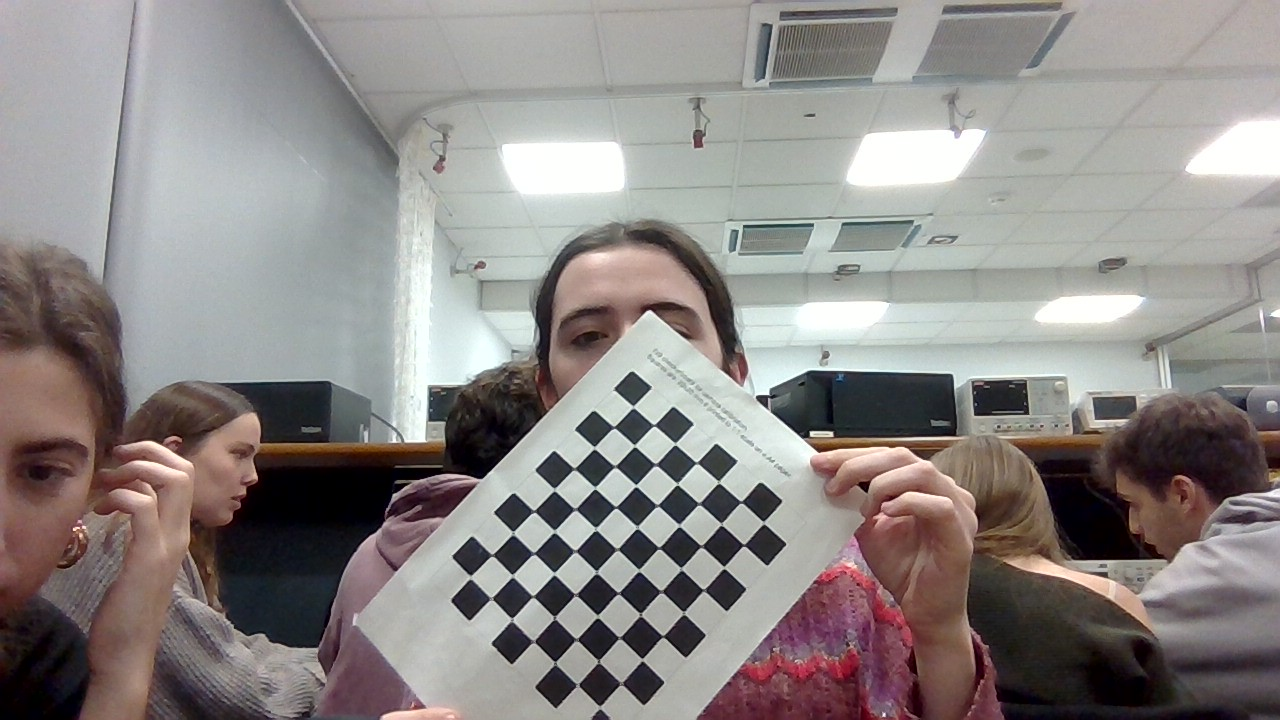
#> input picture data/calibracion1.jpg, 1280 x 720 px; its folder holds 4 pictures in this run
$ python calibracion.py
#> lines starting #> are read from the running program, lines starting #| are printed output that depends on the picture
import cv2

import numpy as np

import glob

import os

CHECKERBOARD = (7, 9)

square_size = 20

def calibrar_camara():

    # Ruta absoluta de este archivo

    BASE_DIR = os.path.dirname(os.path.abspath(__file__))

    # Ruta real a la carpeta ../data

    DATA_DIR = os.path.normpath(os.path.join(BASE_DIR, "../data"))

    print("Usando carpeta de imágenes:", DATA_DIR)

    # Comprobación

    if not os.path.exists(DATA_DIR):

        print("❌ ERROR: La carpeta data NO existe:", DATA_DIR)

        return

    # Cargar las rutas de las imágenes

    imgs_path = sorted([

        os.path.join(DATA_DIR, item)

        for item in os.listdir(DATA_DIR)

        if item.endswith(".jpg")

    ])

    print(f"Encontradas {len(imgs_path)} imágenes para calibrar.")

    if len(imgs_path) == 0:

        print("❌ No hay imágenes en la carpeta.")

        return

    objp = np.zeros((CHECKERBOARD[0] * CHECKERBOARD[1], 3), np.float32)

    objp[:, :2] = np.mgrid[0:CHECKERBOARD[0], 0:CHECKERBOARD[1]].T.reshape(-1, 2)

    objp = objp * square_size

    objpoints = []

    imgpoints = []

    gray = None

    for fname in imgs_path:

        img = cv2.imread(fname)
#> img is the input picture: shape (720, 1280, 3); mean B, G, R 133.5, 135.4, 140.5

        if img is None:

            print("❌ No se pudo leer:", fname)

            continue

        gray = cv2.cvtColor(img, cv2.COLOR_BGR2GRAY)
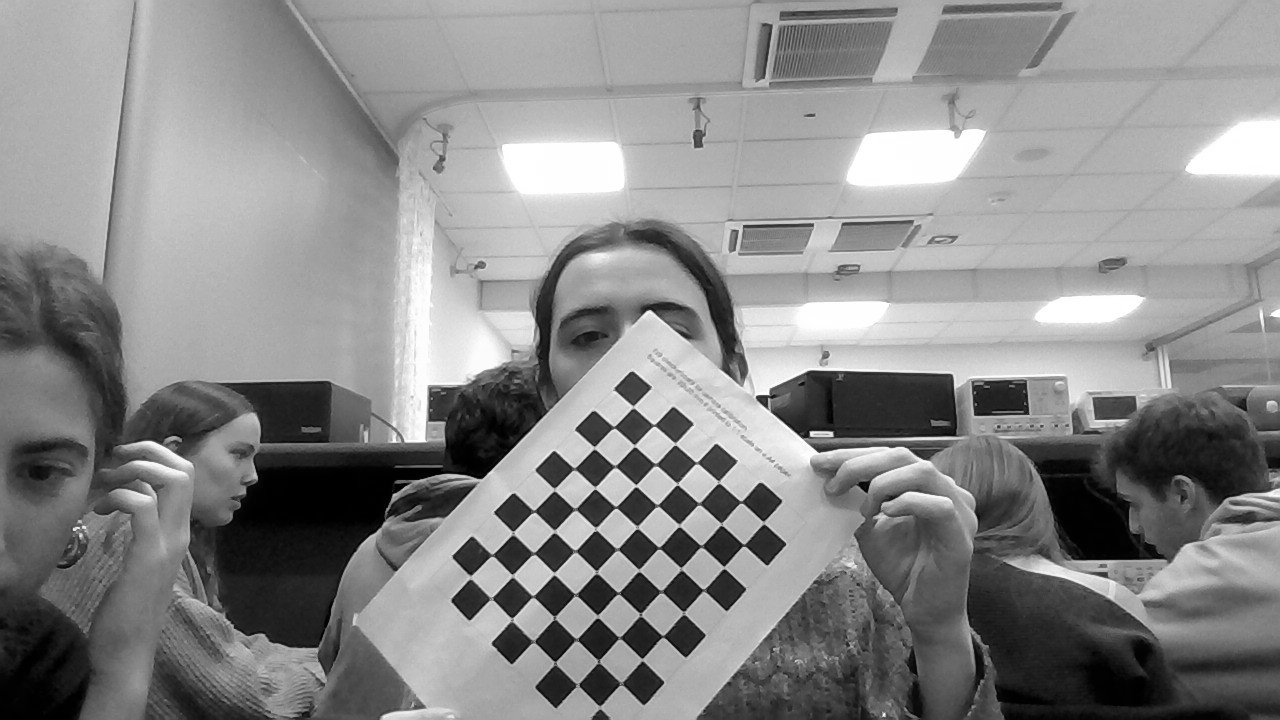
#> gray: shape (720, 1280); min 0, max 255, mean 136.7

        ret, corners = cv2.findChessboardCorners(gray, CHECKERBOARD, None)
#> ret = True; corners = 63 rows, first 8: [633.4, 407.5], [653.9, 425.5], [675.3, 444.8], [696.5, 463.2], [718.5, 483.3], [741, 502.3], [763.6, 522.7], [614.1, 427.2]

        if ret:

            print(f"✔ Esquinas detectadas en {fname}")

            objpoints.append(objp)

            corners2 = cv2.cornerSubPix(

                gray, corners, (11, 11), (-1, -1),

                (cv2.TERM_CRITERIA_EPS + cv2.TERM_CRITERIA_MAX_ITER, 30, 0.001)

            )
#> corners2 = 63 rows, first 8: [633.2, 406.7], [653.9, 425.3], [675.1, 443.8], [696.6, 462.6], [718.7, 482], [741.1, 501.8], [763.5, 522.6], [613.8, 427.2]

            imgpoints.append(corners2)

        else:

            print(f"✘ No se detectaron esquinas en {fname}")
#> pass 2 of the loop in calibrar_camara, `for fname in imgs_path:`:
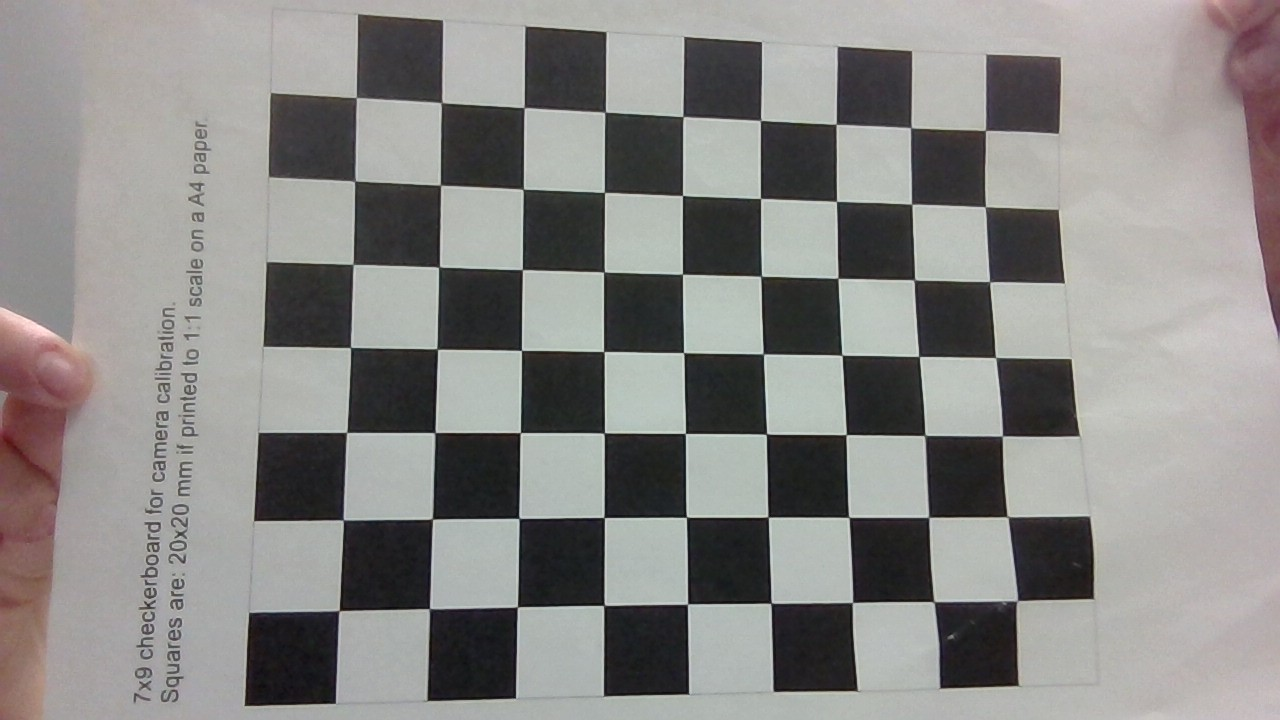
#> input picture data/calibracion10.jpg, 1280 x 720 px
#> in calibrar_camara, img is the input picture: shape (720, 1280, 3); mean B, G, R 134.1, 136.2, 137.5
#> in calibrar_camara, `gray = cv2.cvtColor(img, cv2.COLOR_BGR2GRAY)`:
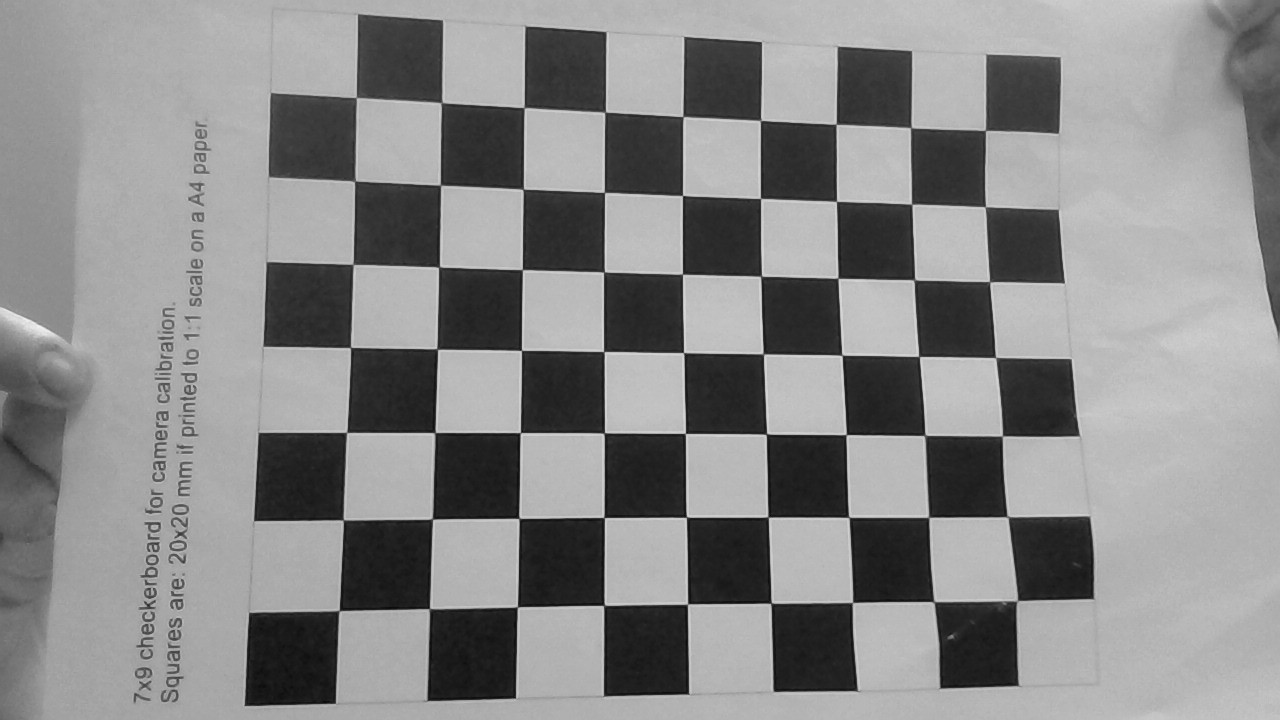
#> gray: shape (720, 1280); min 5, max 242, mean 136.4
#> corners = 63 rows, first 8: [344, 605], [349, 525], [353, 427], [350.4, 347.4], [353, 264.5], [354.7, 181.4], [356.2, 97.52], [424, 605]
#> corners2 = 63 rows, first 8: [339, 610.6], [343.2, 519.9], [346.7, 432.4], [350.5, 347.4], [353.2, 264.4], [354.7, 181.1], [356.4, 97.5], [429.4, 608.6]
#> pass 3 of the loop in calibrar_camara, `for fname in imgs_path:`:
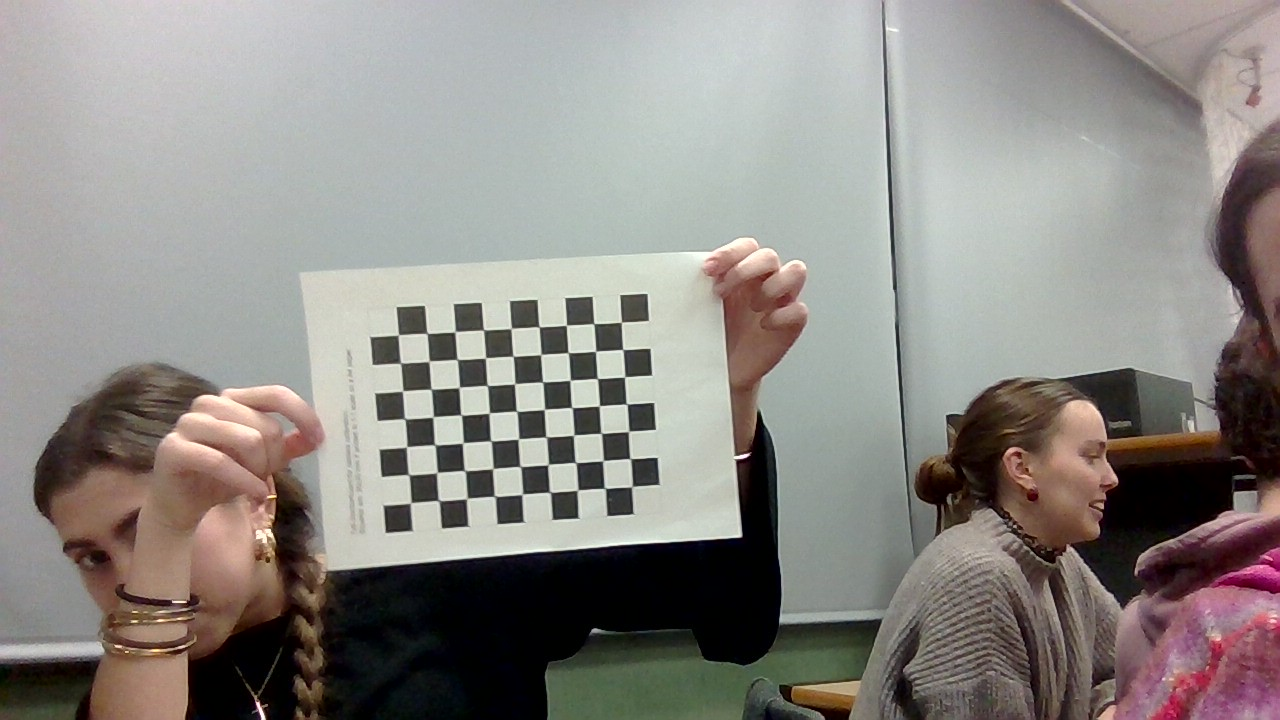
#> input picture data/calibracion11.jpg, 1280 x 720 px
#> in calibrar_camara, img is the input picture: shape (720, 1280, 3); mean B, G, R 132.9, 137.3, 141.1
#> in calibrar_camara, `gray = cv2.cvtColor(img, cv2.COLOR_BGR2GRAY)`:
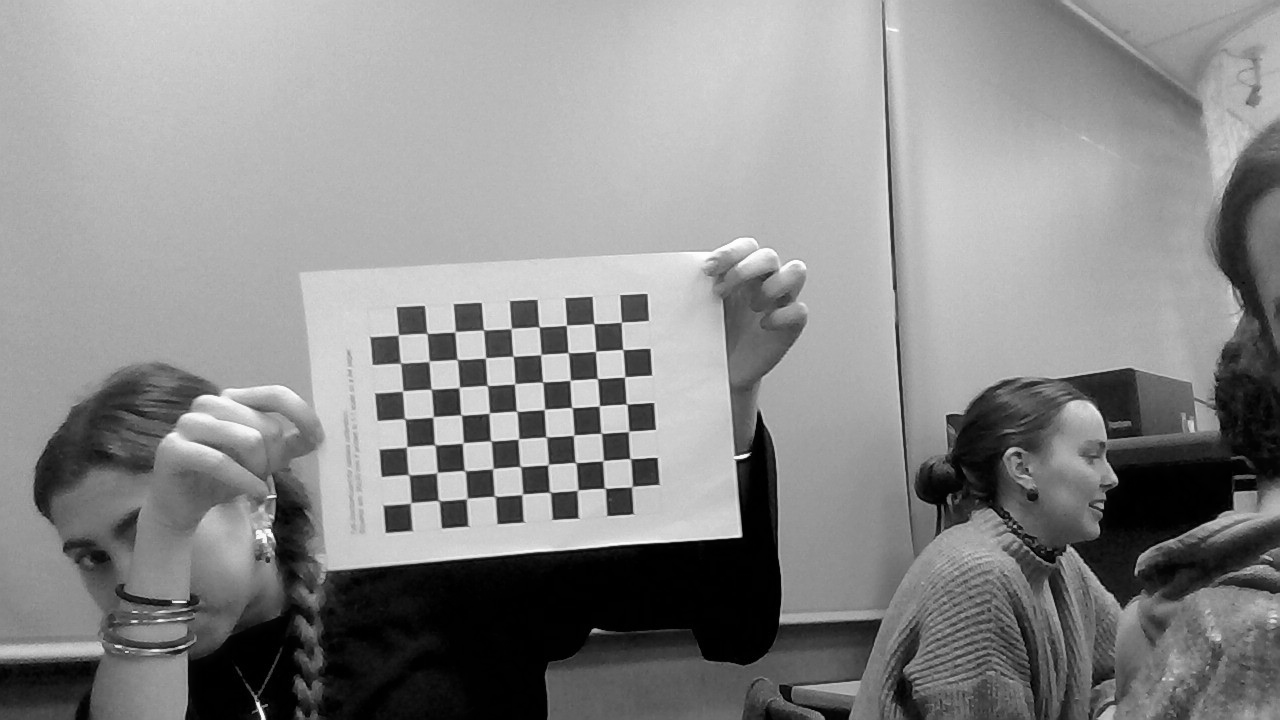
#> gray: shape (720, 1280); min 0, max 254, mean 137.9
#> corners = 63 rows, first 8: [621.4, 322.3], [622.6, 349.4], [624.7, 376.9], [626.9, 404.3], [628.5, 431.5], [629.9, 458.6], [632.1, 486.4], [593.9, 323.8]
#> corners2 = 63 rows, first 8: [621.3, 322.1], [622.8, 349.5], [624.6, 376.9], [626.6, 404], [628.6, 431.4], [630.2, 458.6], [632, 486.6], [593.8, 323.6]
#> the loop made 4 passes; the first 3 are shown

    if len(imgpoints) == 0:

        print("❌ No se detectaron patrones en ninguna imagen.")

        return

    h, w = gray.shape[:2]
#> h = 720; w = 1280

    rms, K, dist, rvecs, tvecs = cv2.calibrateCamera(

        objpoints, imgpoints, (w, h), None, None

    )

    print("\n=== RESULTADOS DE CALIBRACIÓN ===")

    print("RMS:", rms)

    print("K:\n", K)

    print("dist:\n", dist)

    np.save("camera_matrix.npy", K)

    np.save("dist_coeffs.npy", dist)

    with open("calibration_params.txt", "w") as f:

        f.write("=== Parámetros de calibración ===\n\n")

        f.write(f"RMS: {rms}\n\n")

        f.write("K:\n")

        f.write(np.array2string(K) + "\n\n")

        f.write("Distorsión:\n")

        f.write(np.array2string(dist))

    print("\nParámetros guardados en camera_matrix.npy y dist_coeffs.npy.")

    return rms, K, dist, rvecs, tvecs


if __name__ == "__main__":

    calibrar_camara()
